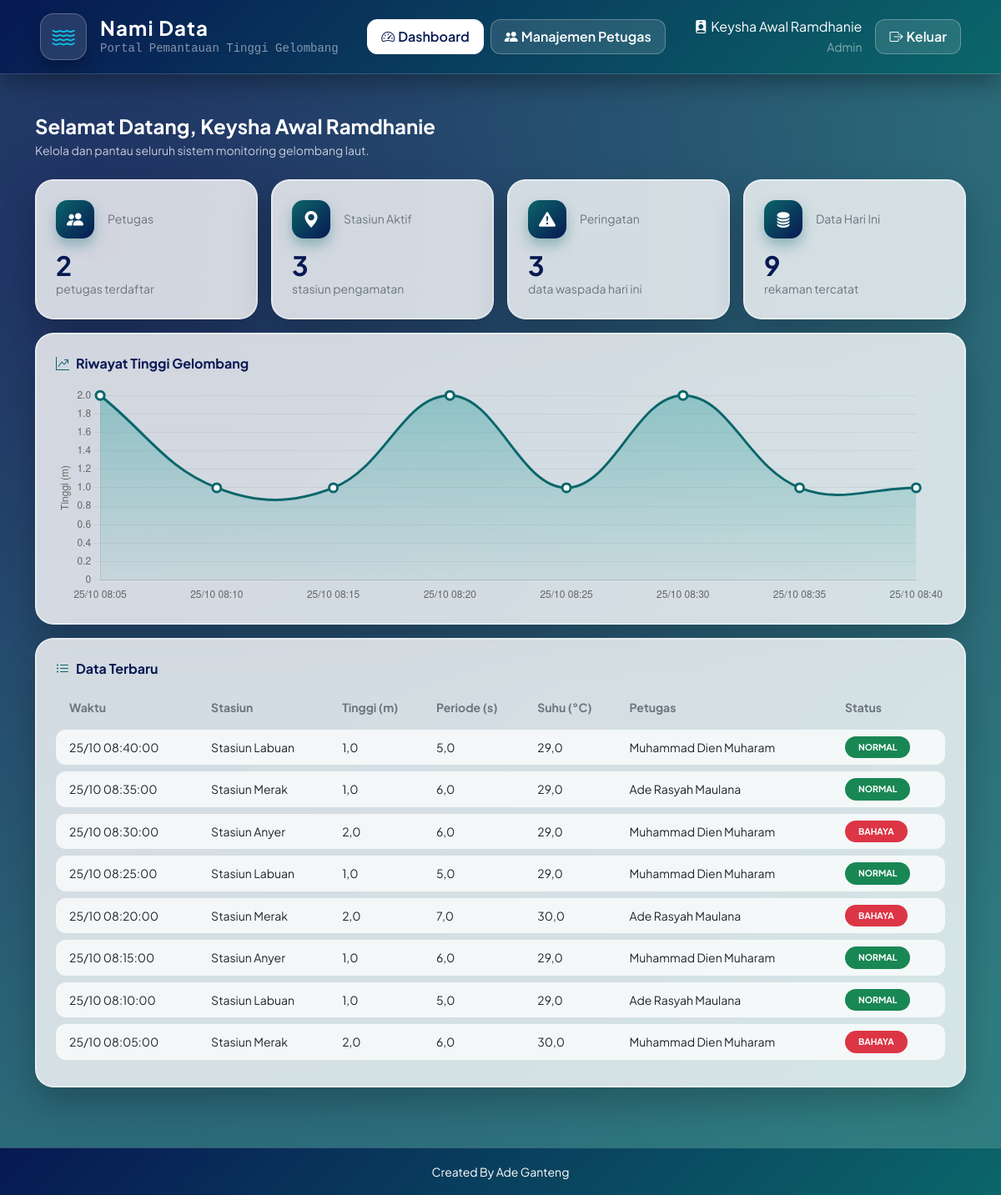
/main_admin.php (signed in), run on the app's committed database.
### tables this page shows
create table pengukuran(
    id_pengukuran int not null primary key,
    id_stasiun int not null,
    id_admin int not null,
    id_petugas int not null,
    tinggi DECIMAL not null,
    periode DECIMAL not null,
    suhu DECIMAL not null,
    waktu TIMESTAMP not null,
    constraint fk_pengukuran_stasiun foreign key(id_stasiun) REFERENCES stasiun(id_stasiun),
    constraint fk_pengukuran_admin foreign key(id_admin) REFERENCES admin(id_admin),
    constraint fk_pengukuran_petugas foreign key(id_petugas) REFERENCES petugas(id_petugas)
);

create table stasiun(
    id_stasiun int not null AUTO_INCREMENT primary key,
    nama_stasiun varchar(50) not null,
    id_lokasi int not null,
    stastus varchar(10) not null,
    constraint fk_stasiun_lokasi foreign key(id_lokasi) references lokasi(id_lokasi)
);

create table petugas(
    id_petugas int primary key not null,
    nama_petugas varchar(100) not null,
    alamat text not null,
    jenis_kelamin int(1) not null,
    no_telp int not null
);

### main_admin.php (the view, shortened to what this page needs)
<?php
include('koneksi.php');
function e($s) { return htmlspecialchars((string)$s, ENT_QUOTES, 'UTF-8'); }
$nama = e($_SESSION['nama']);
$page = (($_GET['page'] ?? '') === 'petugas') ? 'petugas' : 'dashboard';
function statusGelombang($tinggi) {
    if ($tinggi >= 2.0) return ['BAHAYA', 'danger'];
    return ['NORMAL', 'success'];
}
$peringatanDb = [];
function hitung($db, $sql) {
    global $peringatanDb;
    try {
        return (int)$db->query($sql)->fetch_row()[0];
    } catch (mysqli_sql_exception $ex) {
        $peringatanDb[] = $ex->getMessage();
        return 0;
    }
}
function ambilSemua($db, $sql) {
    global $peringatanDb;
    try {
        return $db->query($sql)->fetch_all(MYSQLI_ASSOC);
    } catch (mysqli_sql_exception $ex) {
        $peringatanDb[] = $ex->getMessage();
        return [];
    }
}
if ($page === 'dashboard') {
    $jmlPetugas    = hitung($koneksi, "SELECT COUNT(*) FROM petugas");
    $jmlHariIni    = hitung($koneksi, "SELECT COUNT(*) FROM pengukuran WHERE DATE(waktu)=CURDATE()");
    $jmlPeringatan = hitung($koneksi, "SELECT COUNT(*) FROM pengukuran WHERE DATE(waktu)=CURDATE() AND tinggi>=1.2");
    $kolomStatus = 'status';
    $cek = $koneksi->query("SHOW COLUMNS FROM stasiun LIKE 'stastus'");
    if ($cek && $cek->num_rows > 0) { $kolomStatus = 'stastus'; }
    $jmlStasiun = hitung($koneksi, "SELECT COUNT(*) FROM stasiun WHERE $kolomStatus='aktif'");
    $terbaru = ambilSemua($koneksi, "SELECT m.waktu, m.tinggi, m.periode, m.suhu, s.nama_stasiun, p.nama_petugas AS petugas
                                     FROM pengukuran m
                                     JOIN stasiun s ON m.id_stasiun = s.id_stasiun
                                     JOIN petugas p ON m.id_petugas = p.id_petugas
                                     ORDER BY m.waktu DESC LIMIT 8");
    $grafik = array_reverse($terbaru);
    $labelGrafik = array_map(function ($r) { return date('d/m H:i', strtotime($r['waktu'])); }, $grafik);
    $nilaiGrafik = array_map(function ($r) { return (float)$r['tinggi']; }, $grafik);
} else {
    $daftar = ambilSemua($koneksi, "SELECT p.id_petugas, p.nama_petugas, p.alamat, p.jenis_kelamin, p.no_telp, a.username
                                    FROM petugas p
                                    LEFT JOIN akun_petugas a ON a.id_petugas = p.id_petugas
                                    ORDER BY p.nama_petugas");
}
?>
<!doctype html>
<html lang="id">
  <head>
    <link href="https://cdn.jsdelivr.net/npm/bootstrap@5.0.2/dist/css/bootstrap.min.css" rel="stylesheet">
    <link rel="stylesheet" href="https://cdn.jsdelivr.net/npm/bootstrap-icons@1.11.1/font/bootstrap-icons.css">
  </head>
  <body style="background: radial-gradient(circle at 10% 20%, rgba(7, 25, 82, 0.9) 0%, rgba(11, 102, 106, 0.85) 90%), url('https://images.unsplash.com/photo-1518837695005-2083093ee35b?auto=format&fit=crop&w=1920&q=80') center/cover no-repeat fixed; font-family: 'Plus Jakarta Sans', sans-serif; min-height: 100vh; display: flex; flex-direction: column;">
    <nav class="text-white"
         style="position: sticky; top: 0; z-index: 1030; width: 100%; background: linear-gradient(135deg, #071952, #0b666a); box-shadow: 0 10px 30px rgba(0, 0, 0, 0.35); border-bottom: 1px solid rgba(255, 255, 255, 0.2);">
      <div class="container-fluid px-3 px-md-5 py-3 d-flex flex-wrap align-items-center justify-content-between gap-3">
        <div class="d-flex align-items-center gap-3">
          <div id="iconContainer"
               style="width: 56px; height: 56px; background: rgba(255, 255, 255, 0.12); border: 1px solid rgba(255, 255, 255, 0.25); border-radius: 16px; display: flex; align-items: center; justify-content: center; box-shadow: 0 10px 20px rgba(0, 0, 0, 0.25);">
            <i class="bi bi-water text-info" style="font-size: 1.7rem;"></i>
          </div>
          <div>
            <h4 class="fw-bold mb-0" style="letter-spacing: 0.05em;">Nami Data</h4>
            <p class="small text-white-50 mb-0 font-monospace">Portal Pemantauan Tinggi Gelombang</p>
          </div>
        </div>
        <div class="d-flex gap-2">
          <a href="main_admin.php" class="nav-pill-x <?= $page === 'dashboard' ? 'aktif' : '' ?>"><i class="bi bi-speedometer2 me-1"></i>Dashboard</a>
          <a href="main_admin.php?page=petugas" class="nav-pill-x <?= $page === 'petugas' ? 'aktif' : '' ?>"><i class="bi bi-people-fill me-1"></i>Manajemen Petugas</a>
        </div>
        <div class="d-flex align-items-center gap-3">
          <div class="text-end">
            <div class="fw-semibold"><i class="bi bi-person-badge-fill me-1"></i><?= $nama ?></div>
            <small class="text-white-50">Admin</small>
          </div>
          <a href="logout.php" class="btn-keluar"><i class="bi bi-box-arrow-right me-1"></i>Keluar</a>
        </div>
      </div>
    </nav>
    <div class="container py-4 py-md-5 flex-grow-1">
      <?php if ($page === 'dashboard'): ?>
      <div class="mb-4 text-white">
        <h4 class="fw-bold mb-1">Selamat Datang, <?= $nama ?></h4>
        <p class="small mb-0" style="color: rgba(255,255,255,0.75);">Kelola dan pantau seluruh sistem monitoring gelombang laut.</p>
      </div>
      <div class="row g-3 mb-3">
        <?php
        $kartu = [
            ['bi-people-fill', 'Petugas', $jmlPetugas, 'petugas terdaftar'],
            ['bi-geo-alt-fill', 'Stasiun Aktif', $jmlStasiun, 'stasiun pengamatan'],
            ['bi-exclamation-triangle-fill', 'Peringatan', $jmlPeringatan, 'data waspada hari ini'],
            ['bi-database-fill', 'Data Hari Ini', $jmlHariIni, 'rekaman tercatat'],
        ];
        foreach ($kartu as $k): ?>
        <div class="col-6 col-lg-3">
          <div class="glass-box hover-up h-100 p-3 p-md-4">
            <div class="d-flex align-items-center gap-3 mb-3">
              <div class="stat-chip"><i class="bi <?= $k[0] ?>"></i></div>
              <div class="small text-secondary fw-semibold"><?= $k[1] ?></div>
            </div>
            <div class="fs-2 fw-bold" style="color:#071952; line-height: 1;"><?= (int)$k[2] ?></div>
            <small class="text-muted"><?= $k[3] ?></small>
          </div>
        </div>
        <?php endforeach; ?>
      </div>
      <div class="glass-box p-3 p-md-4 mb-3">
        <div class="judul-box mb-3"><i class="bi bi-graph-up-arrow me-2" style="color:#0b666a;"></i>Riwayat Tinggi Gelombang</div>
        <div style="position: relative; height: 260px;"><canvas id="grafikGelombang"></canvas></div>
      </div>
      <div class="glass-box p-3 p-md-4 mb-4">
        <div class="judul-box mb-2"><i class="bi bi-list-ul me-2" style="color:#0b666a;"></i>Data Terbaru</div>
        <div class="table-responsive">
          <table class="table table-borderless align-middle mb-0 small tabel-modern">
            <thead>
              <tr class="text-secondary">
                <th class="ps-3">Waktu</th><th>Stasiun</th><th>Tinggi (m)</th><th>Periode (s)</th><th>Suhu (&deg;C)</th><th>Petugas</th><th>Status</th>
              </tr>
            </thead>
            <tbody>
              <?php foreach ($terbaru as $d): [$teks, $warna] = statusGelombang($d['tinggi']); ?>
              <tr>
                <td class="ps-3 fw-semibold"><?= e(date('d/m H:i:s', strtotime($d['waktu']))) ?></td>
                <td><?= e($d['nama_stasiun']) ?></td>
                <td><?= number_format($d['tinggi'], 1, ',', '') ?></td>
                <td><?= number_format($d['periode'], 1, ',', '') ?></td>
                <td><?= number_format($d['suhu'], 1, ',', '') ?></td>
                <td><?= e($d['petugas']) ?></td>
                <td><span class="badge rounded-pill bg-<?= $warna ?> <?= $warna === 'warning' ? 'text-dark' : '' ?> px-3 py-2"><?= $teks ?></span></td>
              </tr>
              <?php endforeach; ?>
            </tbody>
          </table>
        </div>
      </div>
      <?php endif; ?>
    </div>
    <footer class="text-center text-white py-3"
            style="width: 100%; background: linear-gradient(135deg, #071952, #0b666a); border-top: 1px solid rgba(255, 255, 255, 0.2);">
      <small>Created By Ade Ganteng</small>
    </footer>
    <?php if ($page === 'dashboard'): ?>
    <script>
      const ctx = document.getElementById('grafikGelombang').getContext('2d');
      const grad = ctx.createLinearGradient(0, 0, 0, 260);
      grad.addColorStop(0, 'rgba(53, 162, 159, 0.45)');
      grad.addColorStop(1, 'rgba(53, 162, 159, 0.02)');
      new Chart(ctx, {
        type: 'line',
        data: {
          labels: <?= json_encode($labelGrafik) ?>,
          datasets: [{
            label: 'Tinggi Gelombang (m)',
            data: <?= json_encode($nilaiGrafik) ?>,
            borderColor: '#0b666a', backgroundColor: grad, borderWidth: 3, fill: true, tension: 0.4,
            pointRadius: 5, pointBackgroundColor: '#ffffff', pointBorderColor: '#0b666a', pointBorderWidth: 3
          }]
        },
        options: {
          responsive: true, maintainAspectRatio: false,
          plugins: { legend: { display: false } },
          scales: { y: { beginAtZero: true, title: { display: true, text: 'Tinggi (m)' }, grid: { color: 'rgba(0,0,0,0.05)' } }, x: { grid: { display: false } } }
        }
      });
    </script>
    <?php endif; ?>
  </body>
</html>

### main_admin.php (style rules this page uses)
.glass-box { background: rgba(255, 255, 255, 0.8); backdrop-filter: blur(20px); -webkit-backdrop-filter: blur(20px); border: 1px solid rgba(255, 255, 255, 0.65); border-radius: 22px; box-shadow: 0 18px 40px rgba(0, 0, 0, 0.22), 0 0 0 1px rgba(255, 255, 255, 0.35) inset; transition: transform 0.3s ease, box-shadow 0.3s ease; }
.stat-chip { width: 46px; height: 46px; border-radius: 14px; display: flex; align-items: center; justify-content: center; background: linear-gradient(135deg, #0b666a, #071952); color: #fff; font-size: 1.25rem; box-shadow: 0 8px 16px rgba(11, 102, 106, 0.35); }
.judul-box { color: #071952; font-weight: 700; }
.tabel-modern { border-collapse: separate; border-spacing: 0 8px; }
.tabel-modern tbody tr { background: rgba(255, 255, 255, 0.75); }
.tabel-modern tbody td:first-child { border-radius: 12px 0 0 12px; }
.tabel-modern tbody td:last-child { border-radius: 0 12px 12px 0; }
.btn-keluar, .nav-pill-x { background: rgba(255, 255, 255, 0.12); border: 1px solid rgba(255, 255, 255, 0.28); border-radius: 12px; color: #fff; padding: 0.5rem 1rem; font-weight: 600; text-decoration: none; transition: all 0.25s ease; }
.nav-pill-x.aktif { background: #ffffff; color: #071952; border-color: #ffffff; }

### data on the page
pengukuran: waktu "25/10 08:40:00", id_stasiun.nama_stasiun "Stasiun Labuan", tinggi "1,0", periode "5,0", suhu "29,0", id_petugas.nama_petugas "Muhammad Dien Muharam", teks "NORMAL"
pengukuran: waktu "25/10 08:35:00", id_stasiun.nama_stasiun "Stasiun Merak", tinggi "1,0", periode "6,0", suhu "29,0", id_petugas.nama_petugas "Ade Rasyah Maulana", teks "NORMAL"
pengukuran: waktu "25/10 08:30:00", id_stasiun.nama_stasiun "Stasiun Anyer", tinggi "2,0", periode "6,0", suhu "29,0", id_petugas.nama_petugas "Muhammad Dien Muharam", teks "BAHAYA"
pengukuran: waktu "25/10 08:25:00", id_stasiun.nama_stasiun "Stasiun Labuan", tinggi "1,0", periode "5,0", suhu "29,0", id_petugas.nama_petugas "Muhammad Dien Muharam", teks "NORMAL"
pengukuran: waktu "25/10 08:20:00", id_stasiun.nama_stasiun "Stasiun Merak", tinggi "2,0", periode "7,0", suhu "30,0", id_petugas.nama_petugas "Ade Rasyah Maulana", teks "BAHAYA"
pengukuran: waktu "25/10 08:15:00", id_stasiun.nama_stasiun "Stasiun Anyer", tinggi "1,0", periode "6,0", suhu "29,0", id_petugas.nama_petugas "Muhammad Dien Muharam", teks "NORMAL"
pengukuran: waktu "25/10 08:10:00", id_stasiun.nama_stasiun "Stasiun Labuan", tinggi "1,0", periode "5,0", suhu "29,0", id_petugas.nama_petugas "Ade Rasyah Maulana", teks "NORMAL"
pengukuran: waktu "25/10 08:05:00", id_stasiun.nama_stasiun "Stasiun Merak", tinggi "2,0", periode "6,0", suhu "30,0", id_petugas.nama_petugas "Muhammad Dien Muharam", teks "BAHAYA"

### other printed values
$nama "Keysha Awal Ramdhanie"
$k[1] "Petugas"
$k[2] "2"
$k[3] "petugas terdaftar"
$k[1] "Stasiun Aktif"
$k[2] "3"
$k[3] "stasiun pengamatan"
$k[1] "Peringatan"
$k[3] "data waspada hari ini"
$k[1] "Data Hari Ini"
$k[2] "9"
$k[3] "rekaman tercatat"
chart data {{ json_encode($nilaiGrafik) }} [2,1,1,2,1,2,1,1]
